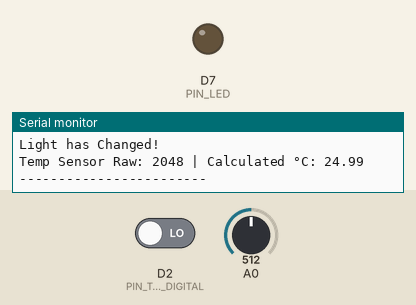
Bench run of a sketch on a simulated ESP8266 (NodeMCU). Shown: output pins drawn as LEDs (lit = HIGH), the last lines printed to the serial monitor. Inputs (shaded band) come from the test bench; at power-on: A0 = 512, D2 (PIN_TEMP_DIGITAL) LOW (analog values on the 0–1023 scale).

Above: at 1.2 s.
1.3 s: A0 set to 0
At 2.4 s:
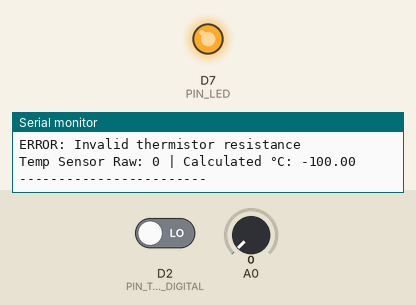
3.0 s: D2 (PIN_TEMP_DIGITAL) driven HIGH
At 4.4 s:
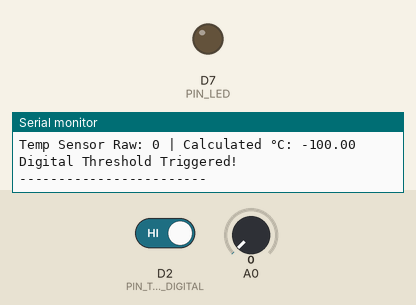
5.0 s: D2 (PIN_TEMP_DIGITAL) driven LOW
At 6.0 s:
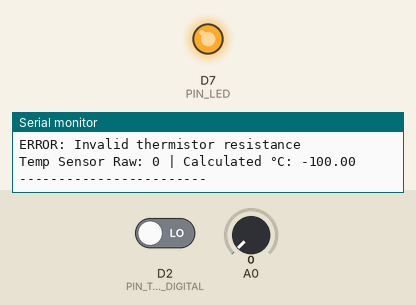
6.5 s: A0 set to 511
At 7.8 s:
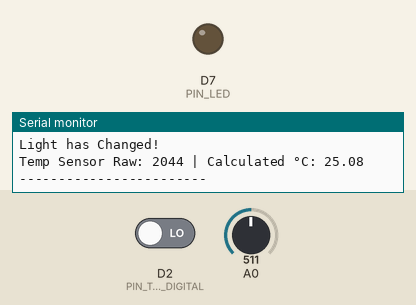
Timing chart, 0 to 9.1 s (numbered marks = the images above; inputs shaded):
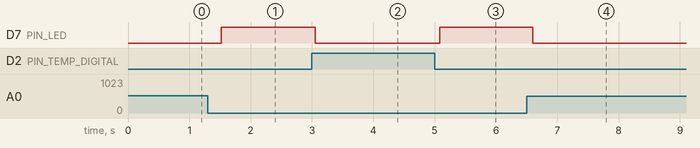

The sketch:

hello.ino
```cpp
/*
 * hello.ino
 *
 * Monitors ambient light and temperature using:
 * - Photoresistor (D0)
 * - Analog thermistor (D1)
 * - Digital threshold pin from temperature sensor (D2)
 * Triggers alerts on fire-level temperature or light spike.
 * Triggers alert when there is a change in light.
 *
 * Author: Bill Turbadrakh
 * Created: 2025-05-13
 * Modified: 2025-05-13
 */

// === Pin Definitions ===
const int PIN_PHOTO = D0;              // Analog input pin for photoresistor
const int PIN_TEMP_ANALOG = D1;        // Analog input pin for thermistor
const int PIN_TEMP_DIGITAL = D2;       // Digital pin for threshold alert (LM393)
const int PIN_LED = D7;                // LED output to signal alert

// === Constants for Thermistor Calculation ===
const float SERIES_RESISTOR_OHM = 10000.0;        // Fixed resistor value (10k) in series with thermistor
const float NOMINAL_RESISTANCE_OHM = 10000.0;     // Resistance of thermistor at 25°C
const float NOMINAL_TEMP_K = 298.15;              // 25°C in Kelvin
const float BETA_COEFF = 3950.0;                  // Beta coefficient of thermistor

// === Alert Thresholds ===
const int LIGHT_THRESHOLD = 800;                  // Photoresistor value above which light change is triggered
const float TEMP_DELTA_THRESHOLD_C = 3.0;         // Temp change above baseline that triggers spike alert
const float FIRE_THRESHOLD_C = 55.0;              // Temp threshold that signals possible fire

// === Globals ===
float g_baseline_temp_c = -100.0;  // Stores initial temperature for comparison (set on first loop)

void setup() {
  Serial.begin(115200);
  while (!Serial) continue;  // Wait for Serial to initialize

  analogReadResolution(12);  // Use 12-bit ADC resolution (0–4095) on ESP32

  // Initialize pin modes
  pinMode(PIN_PHOTO, INPUT);
  pinMode(PIN_TEMP_ANALOG, INPUT);
  pinMode(PIN_TEMP_DIGITAL, INPUT);
  pinMode(PIN_LED, OUTPUT);

  // Turn LED on initially
  digitalWrite(PIN_LED, HIGH);

  Serial.println(F("[environment_sensor] System initialized."));
}

void loop() {
  // === 1. Read Light Sensor ===
  int light_sum = 0;
  for (int i = 0; i < 10; i++) {
    light_sum += analogRead(PIN_PHOTO);  // Sample 10 times to smooth noise
  }
  int light_avg = light_sum / 10;

  Serial.print(F("Light Sensor Avg: "));
  Serial.println(light_avg);

  // Trigger alert if light exceeds threshold
  if (light_avg > LIGHT_THRESHOLD) {
    Serial.println(F("Light has Changed!"));
    digitalWrite(PIN_LED, LOW);  // Turn off LED to indicate alert
  } else {
    digitalWrite(PIN_LED, HIGH); // Normal condition
  }

  // === 2. Read Temperature Sensor (Analog) ===
  int temp_raw = analogRead(PIN_TEMP_ANALOG);            // Raw ADC reading
  float voltage_ratio = temp_raw / 4095.0;                // Normalize to 0.0–1.0

  // Calculate thermistor resistance using voltage divider formula
  float resistance_ohm = (voltage_ratio / (1.0 - voltage_ratio)) * SERIES_RESISTOR_OHM;
  float temperature_c = -100.0;

  // Only calculate if resistance is valid
  if (resistance_ohm > 0.0) {
    float temp_k = 1.0 / (log(resistance_ohm / NOMINAL_RESISTANCE_OHM) / BETA_COEFF + (1.0 / NOMINAL_TEMP_K));
    temperature_c = temp_k - 273.15;  // Convert Kelvin to Celsius
  } else {
    Serial.println(F("ERROR: Invalid thermistor resistance"));
  }

  Serial.print(F("Temp Sensor Raw: "));
  Serial.print(temp_raw);
  Serial.print(F(" | Calculated °C: "));
  Serial.println(temperature_c, 2);

  // === 3. Read Digital Threshold Pin ===
  bool is_digital_triggered = digitalRead(PIN_TEMP_DIGITAL) == HIGH;

  if (is_digital_triggered) {
    Serial.println(F("Digital Threshold Triggered!"));
    digitalWrite(PIN_LED, LOW);  // Visual alert
  }

  // === 4. Spike and Fire Detection (Based on Analog Reading) ===
  if (g_baseline_temp_c == -100.0) {
    g_baseline_temp_c = temperature_c;  // First run sets the baseline
    Serial.println(F("Baseline temperature established."));
  } else {
    // Alert if spike above threshold
    if (temperature_c - g_baseline_temp_c > TEMP_DELTA_THRESHOLD_C) {
      Serial.println(F("Temperature spike detected!"));
    }

    // Alert if fire-level temperature detected
    if (temperature_c >= FIRE_THRESHOLD_C) {
      Serial.println(F("FIRE ALERT: Temperature exceeds fire threshold!"));
      digitalWrite(PIN_LED, LOW);
    }
  }

  Serial.println(F("------------------------"));
  delay(500);  // Loop runs at 2 Hz
}
```

Measured:
- after the input at 1.3 s, D7 (PIN_LED): LOW → HIGH after 0.22 s
- after the input at 3.0 s, D7 (PIN_LED): HIGH → LOW after 0.05 s
- after the input at 5.0 s, D7 (PIN_LED): LOW → HIGH after 0.08 s
- after the input at 6.5 s, D7 (PIN_LED): HIGH → LOW after 0.10 s
